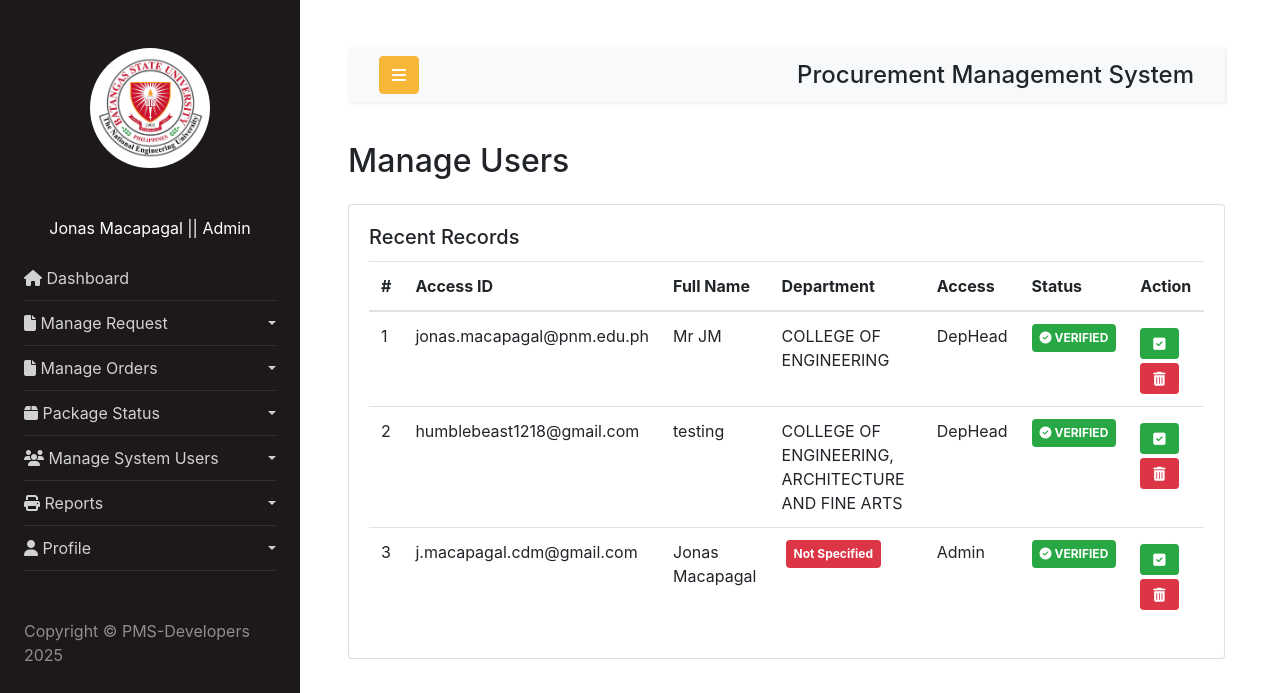
The app's page /EndUsers/adminverifieduser.php (signed in) with its own data.
### tables this page shows
CREATE TABLE `users` (
  `user_id` int(255) NOT NULL,
  `username` varchar(255) NOT NULL,
  `password` varchar(255) NOT NULL,
  `fullname` varchar(255) NOT NULL,
  `department` varchar(255) DEFAULT NULL,
  `campus` text DEFAULT NULL,
  `access` varchar(50) DEFAULT NULL,
  `status` int(2) NOT NULL DEFAULT 0,
  `dateAdded` date DEFAULT current_timestamp(),
  `isprotected` int(2) NOT NULL DEFAULT 0
);

### EndUsers/adminverifieduser.php (the view, shortened to what this page needs)
<?php
include_once("./components/header.php");
include_once("./components/sidebar.php");
include_once("./components/innernavbar.php");
$con = connection();
?>
<h2 class="mb-4">Manage Users</h2>
<div class="row">
  <div class="col-lg-12 md-3">
    <div class="card">
      <div class="card-body">
        <h5 class="card-title">Recent Records</h5>
        <div class="table-responsive">
          <table class="table table-striped-columns">
                <thead>
                  <tr>
                    <th scope="col">#</th>
                    <th scope="col">Access ID</th>
                    <th scope="col">Full Name</th>
                    <th scope="col">Department</th>
                    <th scope="col">Access</th>
                    <th scope="col">Status</th>
                    <th scope="col">Action</th>
                  </tr>
                </thead>
            <tbody>
            <?php
                    $count = 1;
                    $getUsersInfo = mysqli_query($con,"SELECT * FROM `users` WHERE `status` = 1 OR `status` = 2  ORDER BY `user_id` DESC");
                    while($row = mysqli_fetch_assoc($getUsersInfo)){
                    ?>
                  <tr>
                    <td><?php echo $count++;?></td>
                    <td class="id"><?= $row['username']; ?></td>
                    <td class="fname"><?=  $row['fullname'];?></td>
                    <td><?=  $row['department'] ?? "<span class='badge bg-danger mx-1 p-2 fs-4 text-white'> Not Specified</span>";?></td>
                    <td class="job"><?=  $row['access'];?></td>
                    <td>
                      <?php
                        if ($row['status'] == 1 ) {
                          echo '<span class="badge bg-success p-2 text-white"><i class="fa fa-check-circle"></i> VERIFIED </span>';
                        }else if ($row['status'] == 2 ) {
                          echo '<span class="badge bg-danger text-white p-2"><i class="fa fa-exclamation-triangle"></i> RESTRICTED </span>';
                        } else {
                          echo '<span class="badge bg-secondary text-white p-2"><i class="fa fa-exclamation-triangle"></i> NOT APPROVED </span>';
                        }
                      ?>
                    </td>
                    <td>
                      <button type="button" class="btn btn-sm btn-success mt-1 p-1 editbutton" data-bs-toggle="modal" data-bs-target="#verifyModal">
                        <i class="fa fa-check-square-o mx-2" data-toggle="tooltip" title="VERIFY"></i>
                      </button>
                      <button type="button" class="btn btn-danger mt-1 p-1 btn-sm deleteUsers" id="<?= $row['user_id'] ?>"><i class="fa fa-trash-o mx-2" aria-hidden="true"></i> </button>
                    </td>
                  </tr>
                  <?php }?>
            </tbody>
          </table>
        </div>
      </div>
    </div>
  </div>
</div>
<?php include_once("./components/footscript.php"); ?>

### records on screen
users: username "jonas.macapagal@pnm.edu.ph", fullname "Mr JM", department "COLLEGE OF ENGINEERING", access "DepHead", status 1 (drawn)
users: username "humblebeast1218@gmail.com", fullname "testing", department "COLLEGE OF ENGINEERING, ARCHITECTURE AND FINE ARTS", access "DepHead", status 1 (drawn)
users: username "j.macapagal.cdm@gmail.com", fullname "Jonas Macapagal", department "Not Specified", access "Admin", status 1 (drawn)

### other values on screen
$fullname "Jonas Macapagal"
$role "Admin"
